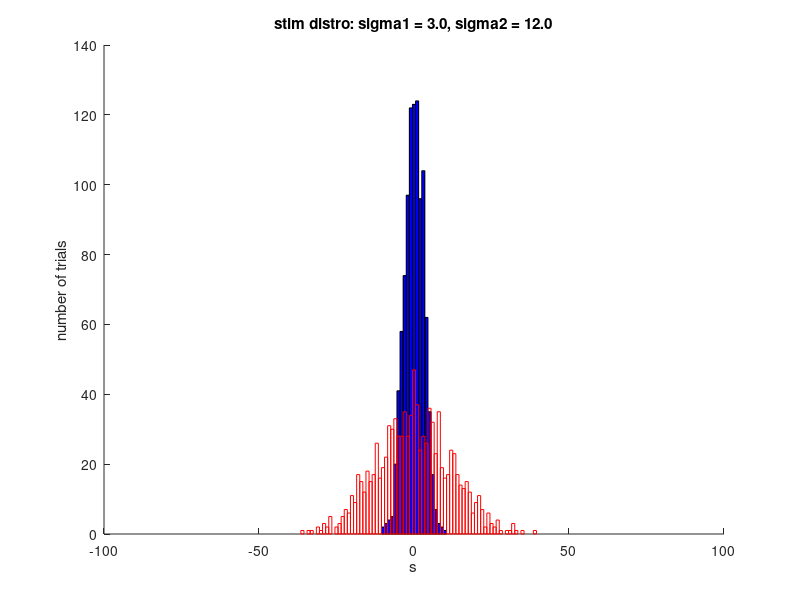
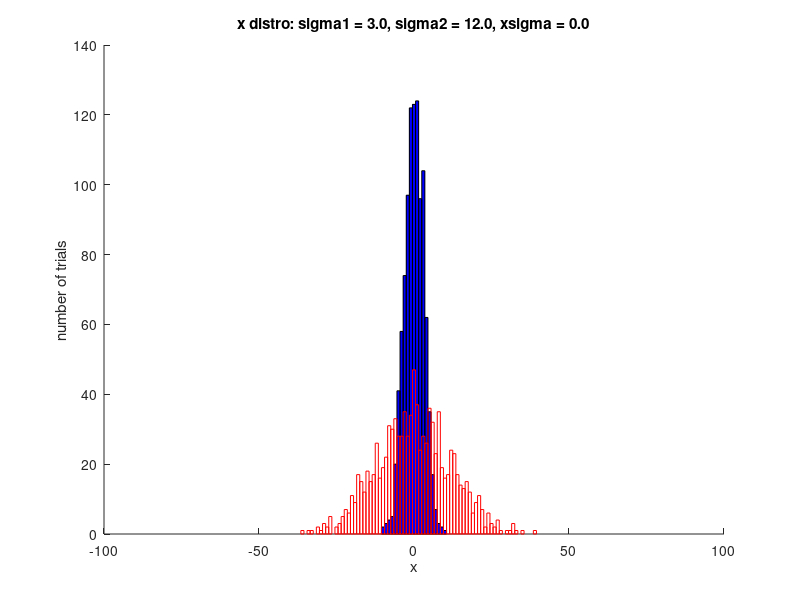
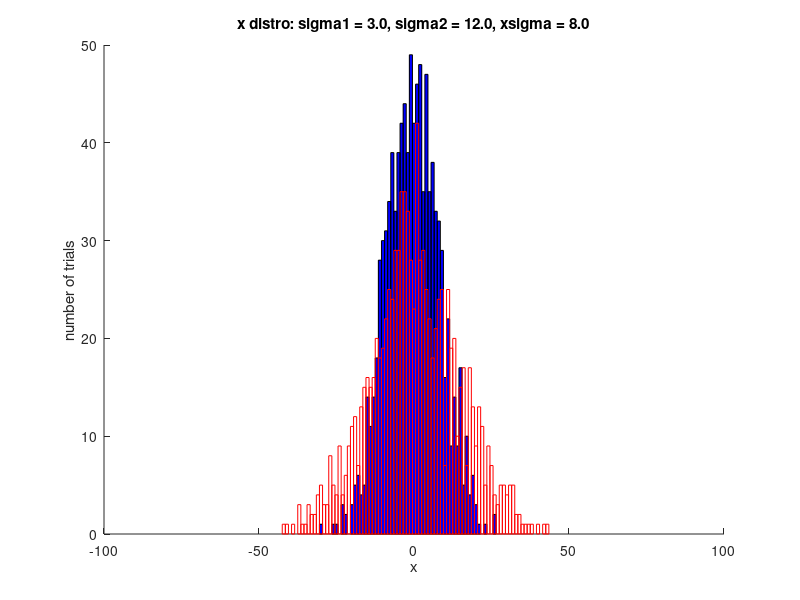
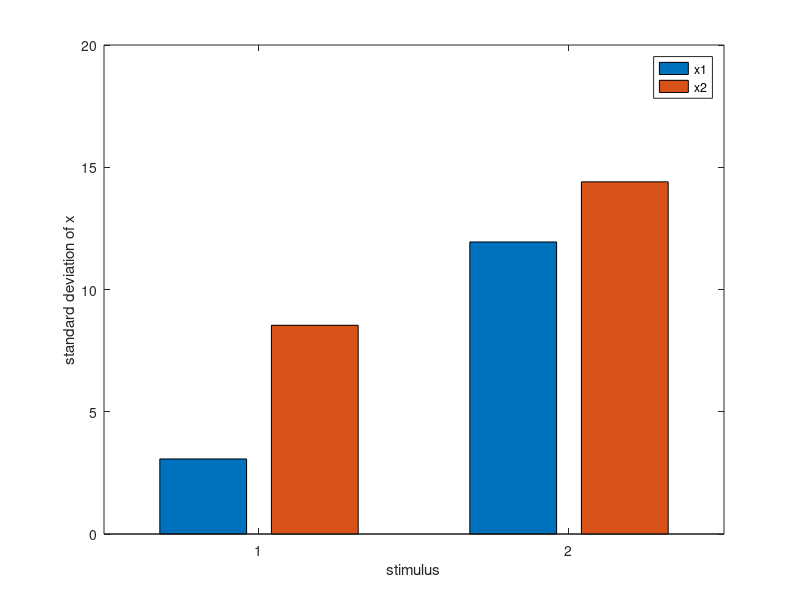

Reproduce these figures in MATLAB, in order. (Note: this script raises an error after producing the figures.)
% rd_simQamar2.m

% Simulate narrow and wide distributions (cat 1 and 2) convolved with
% narrow and wide distributions (low internal noise nad high internal
% noise) to see if the criterion is always where the distributions
% intersect

%% setup
mu = 0;
sigma1 = 3;
sigma2 = 12;
xsigma1 = 0;
xsigma2 = 8;
n = 1000;

%% get the stimulus distribution
% s is the stimulus presented on each trial
s1 = normrnd(mu, sigma1, n, 1);
s2 = normrnd(mu, sigma2, n, 1);

%% simulate x
% x is the sensory measurement (internal signal) on each trial
% for iTrial = 1:numel(s1)
%     x1(iTrial) = normrnd(s1(iTrial), xsigma1);
%     x2(iTrial) = normrnd(s2(iTrial), xsigma2);
% end
x1s1 = normrnd(s1, xsigma1);
x1s2 = normrnd(s2, xsigma1);
x2s1 = normrnd(s1, xsigma2);
x2s2 = normrnd(s2, xsigma2);

%% find means and stds of resulting x distributions
[muhat(1,1) sighat(1,1)] = normfit(x1s1);
[muhat(2,1) sighat(2,1)] = normfit(x2s1);
[muhat(1,2) sighat(1,2)] = normfit(x1s2);
[muhat(2,2) sighat(2,2)] = normfit(x2s2);

%% plots
histCenters = -60:60;
% stimulus distributions
figure
hold on
hist(s1, histCenters)
hist(s2, histCenters)
hh = get(gca,'child');
set(hh(1),'FaceColor','none','EdgeColor','r');
set(hh(2),'FaceColor','b','EdgeColor','k');
xlabel('s')
ylabel('number of trials')
title(sprintf('stim distro: sigma1 = %1.1f, sigma2 = %1.1f', sigma1, sigma2))

% x1 distributions
figure
hold on
hist(x1s1, histCenters)
hist(x1s2, histCenters)
hh = get(gca,'child');
set(hh(1),'FaceColor','none','EdgeColor','r');
set(hh(2),'FaceColor','b','EdgeColor','k');
xlabel('x')
ylabel('number of trials')
title(sprintf('x distro: sigma1 = %1.1f, sigma2 = %1.1f, xsigma = %1.1f', ...
    sigma1, sigma2, xsigma1))

% x2 distributions
figure
hold on
hist(x2s1, histCenters)
hist(x2s2, histCenters)
hh = get(gca,'child');
set(hh(1),'FaceColor','none','EdgeColor','r');
set(hh(2),'FaceColor','b','EdgeColor','k');
xlabel('x')
ylabel('number of trials')
title(sprintf('x distro: sigma1 = %1.1f, sigma2 = %1.1f, xsigma = %1.1f', ...
    sigma1, sigma2, xsigma2))

% stds of x distributions
figure
bar(sighat')
xlabel('stimulus')
ylabel('standard deviation of x')
legend('x1','x2','Location','best')

% fit pdfs
ylims = [0 .15];
figure
% x1
subplot(1,2,1)
hold on
plot(histCenters, normpdf(histCenters, muhat(1,1), sighat(1,1)))
plot(histCenters, normpdf(histCenters, muhat(1,2), sighat(1,2)),'r')
ylim(ylims)
xlabel('x1')
% x2
subplot(1,2,2)
hold on
plot(histCenters, normpdf(histCenters, muhat(2,1), sighat(2,1)))
plot(histCenters, normpdf(histCenters, muhat(2,2), sighat(2,2)),'r')
ylim(ylims)
xlabel('x2')
legend('s1','s2')
rd_supertitle(sprintf('sigma1 = %1.1f, sigma2 = %1.1f, xsigma1 = %1.1f, xsigma2 = %1.1f', ... sigma1, sigma2, xsigma2))
    sigma1, sigma2, xsigma1, xsigma2))
